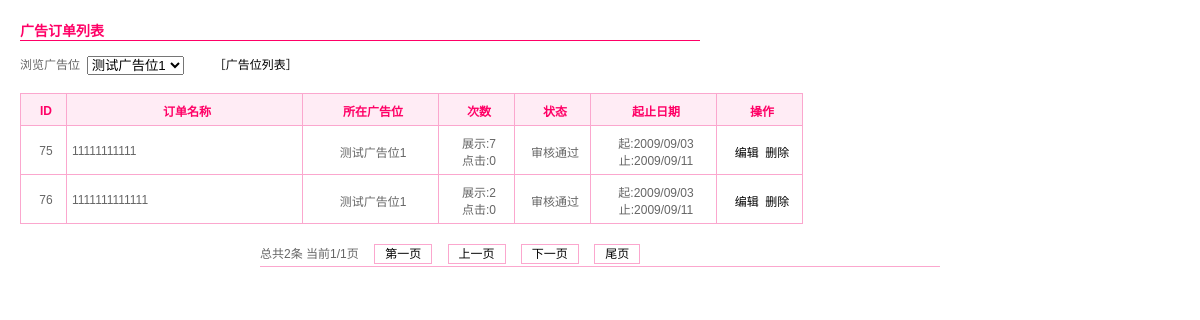
Page /manage_ad.php?act=viewad&adid=11 (signed in) on the committed database.
### tables this page shows
CREATE TABLE `aboc_ad_order` (
  `orderid` mediumint(6) NOT NULL AUTO_INCREMENT,
  `adid` mediumint(4) NOT NULL DEFAULT '0',
  `title` char(220) NOT NULL DEFAULT '',
  `class` tinyint(1) NOT NULL DEFAULT '0',
  `url` char(220) NOT NULL DEFAULT '',
  `text` char(254) NOT NULL DEFAULT '',
  `img` char(200) NOT NULL DEFAULT '',
  `code` mediumtext NOT NULL,
  `price` float(8,2) NOT NULL DEFAULT '0.00',
  `bro` int(10) NOT NULL DEFAULT '0',
  `click` int(10) NOT NULL DEFAULT '0',
  `lastclick` int(10) NOT NULL DEFAULT '0',
  `state` tinyint(1) NOT NULL DEFAULT '0',
  `startdate` int(10) NOT NULL DEFAULT '0',
  `stopdate` int(10) NOT NULL DEFAULT '0',
  `adduser` char(20) NOT NULL DEFAULT '',
  `addtime` int(10) NOT NULL DEFAULT '0',
  PRIMARY KEY (`orderid`),
  KEY `orderid` (`orderid`,`class`,`startdate`,`stopdate`,`adid`)
);

CREATE TABLE `aboc_ad` (
  `adid` mediumint(4) NOT NULL AUTO_INCREMENT,
  `name` char(200) NOT NULL DEFAULT '',
  `width` int(5) NOT NULL DEFAULT '0',
  `height` int(5) NOT NULL DEFAULT '0',
  `price` float(8,2) NOT NULL DEFAULT '0.00',
  `adduser` char(20) NOT NULL DEFAULT '',
  `addtime` int(10) NOT NULL DEFAULT '0',
  PRIMARY KEY (`adid`),
  KEY `adid` (`adid`)
);

### lib/DbMysql.class.php (called while the page is built, shortened)
<?php
class DbMysql {
	private $_Db = NULL;
	private $_pconnect = 0;
	private $_config = array ('dbhost' => 'localhost', 'dbuser' => 'root', 'dbpass' => 'root', 'dbname' => 'test' );
	function __construct($config,$pconnect=0) {
		$this->_pconnect = $pconnect;
	}
	private function checkConfig($config) {
		foreach ( $config as $key => $value ) {
			$this->_config [$key] = empty ( $value ) ? $this->_config [$key] : $value;
		}
	}
	private function connect() {
		if ($this->_pconnect) {
			$this->_Db = mysql_pconnect ( $this->_config ['dbhost'], $this->_config ['dbuser'], $this->_config ['dbpass'] ) or die ( '数据库连接失败' . mysql_errno () );
		} else {
			$this->_Db = mysql_connect ( $this->_config ['dbhost'], $this->_config ['dbuser'], $this->_config ['dbpass'] ) or die ( '数据库连接失败' . mysql_errno () );
		}
	}
	public function query($sql) {
		if (! $result = mysql_query ( $sql, $this->_Db)) {
			echo $sql.'<br>';
			die ( 'Error:'.mysql_error ());
		} else {
			return $result;
		}
	}
	public function fetchAll($sql,$cacheTime=0,$cacheId='') {
		if($content = $this->checkCache($sql,$cacheTime,$cacheId)){
			return $content;
		} else{
			$result = $this->query ( $sql );
			if ($result !== false) {
				$arr = array ();
				while ( $row = mysql_fetch_assoc ( $result ) ) {
					if(!empty($row)){
						foreach ($row as $key=>$value){
							$row[$key] = stripslashes($value);
						}
					}
					$arr [] = $row;
				}
				return $arr;
			} else {
				return array();
			}
		}
	}
}
?>

### lib/Ad.class.php (called while the page is built, shortened)
<?php
class Ad extends User {
	public function getAdList(){
		$sql = "select adid,name,width,height,price from aboc_ad order by adid desc";
		$rows = Db::open()->fetchAll($sql);
		return $rows;
	}
}
?>

### lib/smarty/plugins/shared.make_timestamp.php (called while the page is built)
<?php
function smarty_make_timestamp($string)
{
    if(empty($string)) {
        $time = time();
    } elseif (preg_match('/^\d{14}$/', $string)) {
        $time = mktime(substr($string, 8, 2),substr($string, 10, 2),substr($string, 12, 2),
                       substr($string, 4, 2),substr($string, 6, 2),substr($string, 0, 4));
    } elseif (is_numeric($string)) {
        $time = (int)$string;
    } else {
        $time = strtotime($string);
        if ($time == -1 || $time === false) {
            $time = time();
        }
    }
    return $time;
}
?>

### lib/smarty/plugins/modifier.date_format.php (called while the page is built, shortened)
<?php
function smarty_modifier_date_format($string, $format = '%b %e, %Y', $default_date = '')
{
    if ($string != '') {
        $timestamp = smarty_make_timestamp($string);
    } elseif ($default_date != '') {
        $timestamp = smarty_make_timestamp($default_date);
    } else {
        return;
    }
    return strftime($format, $timestamp);
}
?>

### templates_c/%%9A^9AC^9AC57E5E%%manage_ad_viewad.tpl.php (the view, shortened to what this page needs)
<!DOCTYPE html PUBLIC "-//W3C//DTD XHTML 1.0 Transitional//EN" "http://www.w3.org/TR/xhtml1/DTD/xhtml1-transitional.dtd">
<html xmlns="http://www.w3.org/1999/xhtml">
<head>
<link media="screen" href="style/admin.css" type="text/css" rel="stylesheet" />
</head>
<body>
<table class="addurl">
	<tr>
		<td width="680"><div class="tb_title f14"><b>广告订单列表</b></div></td>
	</tr>
	<tr>
		<td>浏览广告位&nbsp;
<select name="adid" onchange="window.location.href='manage_ad.php?act=viewad&adid='+this.value">
  <?php $_from = $this->_tpl_vars['adList']; if (!is_array($_from) && !is_object($_from)) { settype($_from, 'array'); }if (count($_from)):
    foreach ($_from as $this->_tpl_vars['item']):
?>
    <option value="<?php echo $this->_tpl_vars['item']['adid']; ?>
"<?php if ($this->_tpl_vars['item']['adid'] == $_GET['adid']): ?> selected="selected"<?php endif; ?>><?php echo $this->_tpl_vars['item']['name']; ?>
</option>
	<?php endforeach; endif; unset($_from); ?>
  </select>
&nbsp;&nbsp;&nbsp;&nbsp;&nbsp;&nbsp;&nbsp;&nbsp;<a href="manage_ad.php?act=adlist">［广告位列表］</a>
		</td>
	</tr>
</table>
<table class="urlist">
  <tr align="center" class="tr_title">
    <td width="40">ID</td>
    <td width="230">订单名称</td>
    <td width="130">所在广告位</td>
    <td width="70">次数</td>
    <td width="70">状态</td>
    <td width="120">起止日期</td>
    <td width="80">操作</td>
  </tr>
  <?php $_from = $this->_tpl_vars['list']; if (!is_array($_from) && !is_object($_from)) { settype($_from, 'array'); }if (count($_from)):
    foreach ($_from as $this->_tpl_vars['item']):
?>
  <tr align="center">
    <td><?php echo $this->_tpl_vars['item']['orderid']; ?>
</td>
    <td align="left"><?php echo $this->_tpl_vars['item']['title']; ?>
</td>
    <td><?php echo $this->_tpl_vars['item']['name']; ?>
</td>
    <td>展示:<?php echo $this->_tpl_vars['item']['bro']; ?>
<br>点击:<?php echo $this->_tpl_vars['item']['click']; ?>
</td>
    <td><?php if ($this->_tpl_vars['item']['state'] == 1): ?>审核通过<?php else: ?>待审核<?php endif; ?></td>
    <td>
	起:<?php echo ((is_array($_tmp=$this->_tpl_vars['item']['startdate'])) ? $this->_run_mod_handler('date_format', true, $_tmp, "%Y/%m/%d") : smarty_modifier_date_format($_tmp, "%Y/%m/%d")); ?>
<br>
	止:<?php echo ((is_array($_tmp=$this->_tpl_vars['item']['stopdate'])) ? $this->_run_mod_handler('date_format', true, $_tmp, "%Y/%m/%d") : smarty_modifier_date_format($_tmp, "%Y/%m/%d")); ?>
	</td>
    <td><a href="manage_ad.php?act=editorder&amp;orderid=<?php echo $this->_tpl_vars['item']['orderid']; ?>
">编辑</a>&nbsp;&nbsp;<a href="manage_ad.php?act=delorder&orderid=<?php echo $this->_tpl_vars['item']['orderid']; ?>
" onclick="if(!confirm('确认删除?'))return false">删除</a></td>
  </tr>
  <?php endforeach; endif; unset($_from); ?>
</table>
<div class="fanye mgat"><?php echo $this->_tpl_vars['pageList']; ?>
</div>
<p>&nbsp; </p>
</body>
</html>

### rows in the picture
aboc_ad_order: orderid "75", title "11111111111", adid.name "测试广告位1", bro "7", click "0", state "审核通过", startdate "2009/09/03", stopdate "2009/09/11"
aboc_ad_order: orderid "76", title "1111111111111", adid.name "测试广告位1", bro "2", click "0", state "审核通过", startdate "2009/09/03", stopdate "2009/09/11"

### other values in the picture
$total "总共"
$this->num "2"
$dataname "条"
$now "当前"
$this->page "1"
$this->page_num "1"
$page "页"
$first "第一页"
$prev "上一页"
$next "下一页"
$last "尾页"
form field adid "测试广告位1"
